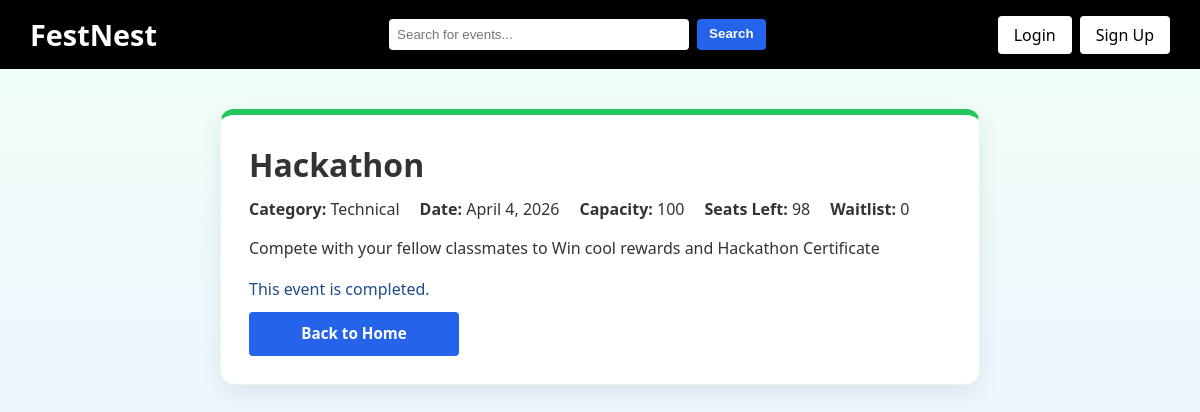
The page /event/2/ on the database as committed earlier.
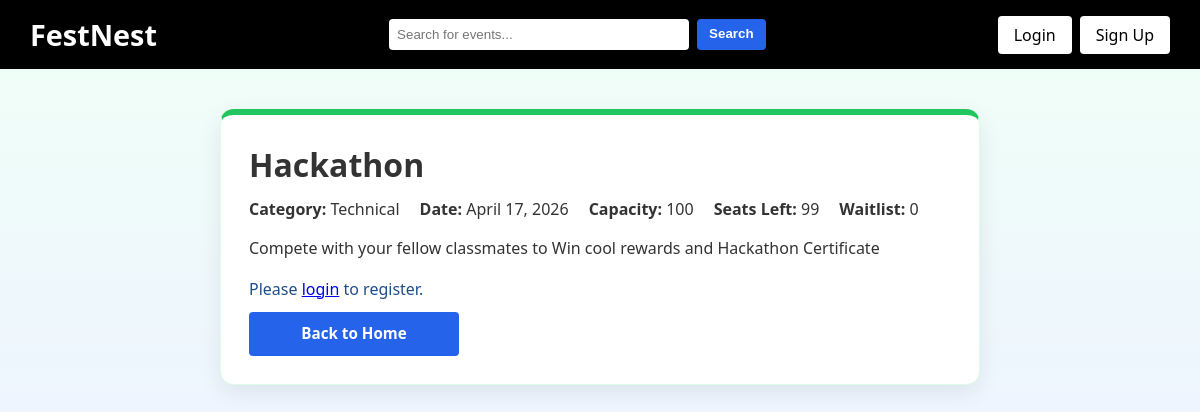
The same page on the database as committed later.
### events/models.py (models this page shows, shortened)
class Event(models.Model):
    CATEGORY_CHOICES = [
        ('cultural', 'Cultural'),
        ('technical', 'Technical'),
        ('sports', 'Sports'),
        ('nss', 'NSS'),
    ]
    title = models.CharField(max_length=200)
    category = models.CharField(max_length=20, choices=CATEGORY_CHOICES)
    date = models.DateField()
    description = models.TextField()
    capacity = models.PositiveIntegerField(default=100)
    waitlist_enabled = models.BooleanField(default=True)
    is_team_event = models.BooleanField(default=False)
    min_team_size = models.PositiveIntegerField(default=2)
    max_team_size = models.PositiveIntegerField(default=4)
    attendees = models.ManyToManyField(User, blank=True)
    @property
    def seats_left(self):
        return max(self.capacity - self.attendees.count(), 0)

### events/views.py (the view, shortened to what this page needs)
# urls.py: path('event/<int:id>/', views.event_detail, name='event_detail'),
def event_detail(request, id):
    today = timezone.localdate()
    event = get_object_or_404(Event, id=id)
    is_registered = False
    is_waitlisted = False
    user_team = None
    is_team_leader = False
    return render(
        request,
        'event_detail.html',
        {
            'event': event,
            'is_registered': is_registered,
            'is_waitlisted': is_waitlisted,
            'waitlist_count': event.waitlist_entries.count(),
            'is_full': event.seats_left == 0,
            'is_past': event.date < today,
            'user_team': user_team,
            'is_team_leader': is_team_leader,
            'submitted_team_count': event.teams.filter(is_submitted=True).count(),
        },
    )

### templates/event_detail.html (shortened to what this page needs)
{% extends 'base.html' %}
{% block body_class %}detail-page{% endblock %}
{% block content %}
<div class="container detail-shell">
    <div class="detail-card">
        <h1>{{ event.title }}</h1>
        <div class="detail-meta">
            <p><strong>Category:</strong> {{ event.category|title }}</p>
            <p><strong>Date:</strong> {{ event.date }}</p>
            <p><strong>Capacity:</strong> {{ event.capacity }}</p>
            <p><strong>Seats Left:</strong> {{ event.seats_left }}</p>
            <p><strong>Waitlist:</strong> {{ waitlist_count }}</p>
        </div>
        <p class="detail-description">{{ event.description }}</p>
        {% if is_past %}
            <p class="registration-note">This event is completed.</p>
            <div class="detail-actions">
                <a href="{% url 'home' %}" class="cta-btn detail-action-btn back-btn">Back to Home</a>
            </div>
        {% else %}
            <p class="registration-note">Please <a href="{% url 'login' %}">login</a> to register.</p>
            <div class="detail-actions">
                <a href="{% url 'home' %}" class="cta-btn detail-action-btn back-btn">Back to Home</a>
            </div>
        {% endif %}
    </div>
</div>
{% endblock %}

Rows that differ between the two databases and show on the page:
changed Event "Hackathon": date "April 4, 2026" → "April 17, 2026"; seats_left "98" → "99"
Other text that changed with them:
text no longer shown: "This event is completed."
text now shown: "Please login to register."
